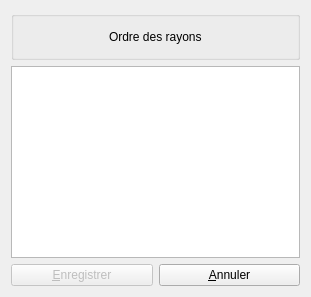
      <widget class="QWidget" name="page_ordreRayons">
       <layout class="QGridLayout" name="gridLayout_32">
        <item row="0" column="0" colspan="2">
         <widget class="QGroupBox" name="groupBox_18">
          <property name="title">
           <string/>
          </property>
          <layout class="QGridLayout" name="gridLayout_33">
           <item row="1" column="0">
            <widget class="QPushButton" name="pushButtonlesRayonsRetour">
             <property name="text">
              <string/>
             </property>
             <property name="icon">
              <iconset resource="images.qrc">
               <normaloff>:/images/arrow-icone-5494-48.png</normaloff>:/images/arrow-icone-5494-48.png</iconset>
             </property>
             <property name="iconSize">
              <size>
               <width>48</width>
               <height>48</height>
              </size>
             </property>
             <property name="flat">
              <bool>true</bool>
             </property>
            </widget>
           </item>
           <item row="1" column="3">
            <spacer name="horizontalSpacer_27">
             <property name="orientation">
              <enum>Qt::Horizontal</enum>
             </property>
             <property name="sizeHint" stdset="0">
              <size>
               <width>40</width>
               <height>20</height>
              </size>
             </property>
            </spacer>
           </item>
           <item row="1" column="2">
            <widget class="QLabel" name="label_20">
             <property name="styleSheet">
              <string notr="true">font: 75 15pt &quot;DejaVu Sans&quot;;</string>
             </property>
             <property name="text">
              <string>Ordre des rayons</string>
             </property>
            </widget>
           </item>
           <item row="1" column="1">
            <spacer name="horizontalSpacer_28">
             <property name="orientation">
              <enum>Qt::Horizontal</enum>
             </property>
             <property name="sizeHint" stdset="0">
              <size>
               <width>40</width>
               <height>20</height>
              </size>
             </property>
            </spacer>
           </item>
           <item row="1" column="4">
            <widget class="QPushButton" name="pushButtonlesRayonsFermer">
             <property name="text">
              <string/>
             </property>
             <property name="icon">
              <iconset resource="images.qrc">
               <normaloff>:/images/fermer-programme-fenetres-icone-9273-128.png</normaloff>:/images/fermer-programme-fenetres-icone-9273-128.png</iconset>
             </property>
             <property name="iconSize">
              <size>
               <width>48</width>
               <height>48</height>
              </size>
             </property>
             <property name="flat">
              <bool>true</bool>
             </property>
            </widget>
           </item>
          </layout>
         </widget>
        </item>
        <item row="1" column="0" colspan="2">
         <widget class="QListWidget" name="listWidgetRayonsModification">
          <property name="styleSheet">
           <string notr="true">font: 14pt &quot;Sans Serif&quot;;</string>
          </property>
          <property name="dragDropMode">
           <enum>QAbstractItemView::InternalMove</enum>
          </property>
          <property name="alternatingRowColors">
           <bool>true</bool>
          </property>
         </widget>
        </item>
        <item row="3" column="0">
         <widget class="QPushButton" name="pushButtonRayonsEnregistrer">
          <property name="enabled">
           <bool>false</bool>
          </property>
          <property name="text">
           <string>&amp;Enregistrer</string>
          </property>
          <property name="icon">
           <iconset resource="images.qrc">
            <normaloff>:/images/disque-noir-mettre-icone-8622-48.png</normaloff>:/images/disque-noir-mettre-icone-8622-48.png</iconset>
          </property>
          <property name="iconSize">
           <size>
            <width>50</width>
            <height>50</height>
           </size>
          </property>
         </widget>
        </item>
        <item row="3" column="1">
         <widget class="QPushButton" name="pushButtonRayonsAnnuler">
          <property name="text">
           <string>&amp;Annuler</string>
          </property>
          <property name="icon">
           <iconset resource="images.qrc">
            <normaloff>:/images/fermez-supprimez-sortie-icone-5766-48.png</normaloff>:/images/fermez-supprimez-sortie-icone-5766-48.png</iconset>
          </property>
          <property name="iconSize">
           <size>
            <width>50</width>
            <height>50</height>
           </size>
          </property>
         </widget>
        </item>
       </layout>
      </widget>
